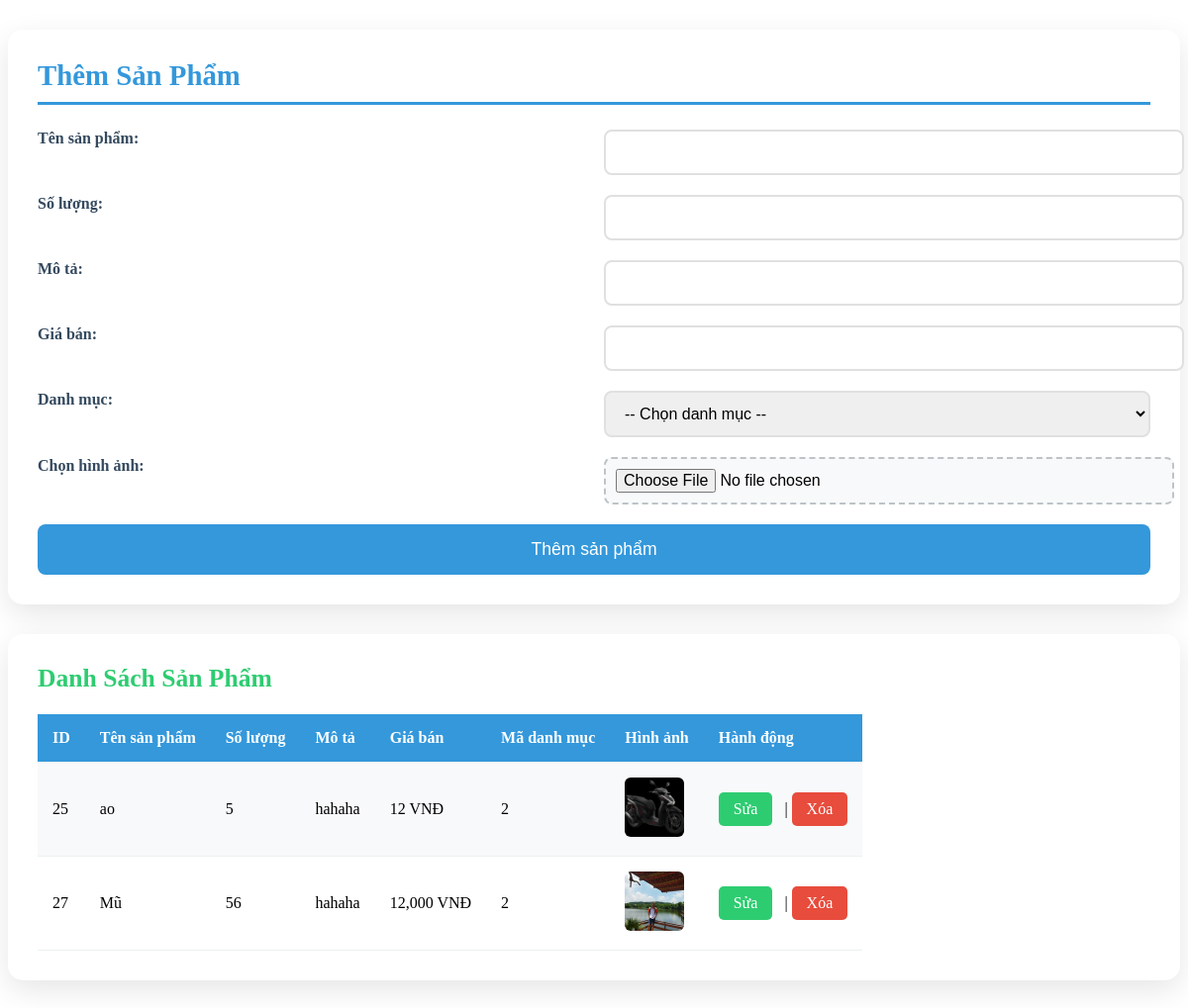
Page /frm/frm_admin/cua_hang.php on the committed database.
### tables this page shows
CREATE TABLE IF NOT EXISTS `san_pham` (
  `ma_san_pham` int NOT NULL AUTO_INCREMENT,
  `ten_sp` varchar(50) NOT NULL,
  `so_luong` int NOT NULL,
  `mo_ta` varchar(100) NOT NULL,
  `gia_ban` double NOT NULL,
  `ma_danh_muc` int NOT NULL,
  `hinh_anh` text NOT NULL,
  PRIMARY KEY (`ma_san_pham`),
  KEY `san_pham_ibfk_1` (`ma_danh_muc`)
);

### frm/frm_admin/cua_hang.php (the view, shortened to what this page needs)
<?php
require_once __DIR__ . "/../../db/config.php";
$editData = null;
?>
<!DOCTYPE html>
<html lang="vi">
<head>
    <link rel="stylesheet" href="/BTL/assets/css_form_admin/cua_hang.css">
</head>
<body>
<div class="product-form-container">
    <h2><?php echo $editData ? "Cập nhật Sản Phẩm" : "Thêm Sản Phẩm"; ?></h2>
    <form action="process_cua_hang.php" method="POST" enctype="multipart/form-data">
        <label>Tên sản phẩm:</label>
        <input type="text" name="ten_sp" required
               value="<?php echo $editData ? htmlspecialchars($editData['ten_sp']) : ''; ?>">
        <label>Số lượng:</label>
        <input type="number" name="so_luong" required
               value="<?php echo $editData ? (int)$editData['so_luong'] : ''; ?>">
        <label>Mô tả:</label>
        <input type="text" name="mo_ta"
               value="<?php echo $editData ? htmlspecialchars($editData['mo_ta']) : ''; ?>">
        <label>Giá bán:</label>
        <input type="number" step="0.01" name="gia_ban" required
               value="<?php echo $editData ? (float)$editData['gia_ban'] : ''; ?>">
        <label>Danh mục:</label>
        <select name="ma_danh_muc" required>
            <option value="">-- Chọn danh mục --</option>
        </select>
        <label>Chọn hình ảnh:</label>
        <input type="file" name="hinh_anh" accept="image/*" <?php echo $editData ? "" : "required"; ?>>
        <button type="submit"
                name="<?php echo $editData ? 'btnCapNhat' : 'btnThemMoi'; ?>">
            <?php echo $editData ? "Cập nhật sản phẩm" : "Thêm sản phẩm"; ?>
        </button>
    </form>
</div>
<div class="product-list-container">
    <h2>Danh Sách Sản Phẩm</h2>
    <table>
        <tr>
            <th>ID</th>
            <th>Tên sản phẩm</th>
            <th>Số lượng</th>
            <th>Mô tả</th>
            <th>Giá bán</th>
            <th>Mã danh mục</th>
            <th>Hình ảnh</th>
            <th>Hành động</th>
        </tr>
        <?php
        $sql = "SELECT * FROM san_pham";
        $result = $conn->query($sql);
        if ($result && $result->num_rows > 0) {
            while ($row = $result->fetch_assoc()) {
                echo "<tr>
                        <td>{$row['ma_san_pham']}</td>
                        <td>{$row['ten_sp']}</td>
                        <td>{$row['so_luong']}</td>
                        <td>{$row['mo_ta']}</td>
                        <td>" . number_format($row['gia_ban']) . " VNĐ</td>
                        <td>{$row['ma_danh_muc']}</td>
                        <td><img src='uploads/{$row['hinh_anh']}' alt='Ảnh SP' width='50'></td>
                        <td>
                            <a href='cua_hang.php?edit={$row['ma_san_pham']}'>Sửa</a> |
                            <a href='process_cua_hang.php?delete={$row['ma_san_pham']}'
                               onclick='return confirm(\"Bạn có chắc muốn xóa?\");'>
                                Xóa
                            </a>
                        </td>
                     </tr>";
            }
        } else {
            echo "<tr><td colspan='9'>Không có sản phẩm nào</td></tr>";
        }
        ?>
    </table>
</div>
</body>
</html>

### assets/css_form_admin/cua_hang.css (style rules this page uses)
.product-form-container, .product-list-container { max-width: 1200px; margin: 30px auto; background: white; padding: 30px; border-radius: 15px; box-shadow: 0 10px 30px rgba(0,0,0,0.1); }
.product-form-container h2 { color: #3498db; margin-top: 0; font-size: 1.8em; border-bottom: 3px solid #3498db; padding-bottom: 10px; }
.product-form-container form { display: grid; grid-template-columns: repeat(2, 1fr); gap: 20px; margin-top: 25px; }
.product-form-container label { font-weight: 600; color: #34495e; margin-bottom: 8px; display: block; }
.product-form-container input, .product-form-container select, .product-form-container textarea { width: 100%; padding: 12px 15px; border: 2px solid #e0e0e0; border-radius: 8px; font-size: 1em; transition: border-color 0.3s ease; }
.product-form-container input[type="file"] { padding: 10px; background: #f8f9fa; border: 2px dashed #bdc3c7; }
.product-form-container button { grid-column: span 2; background-color: #3498db; color: white; padding: 15px 30px; border: none; border-radius: 8px; font-size: 1.1em; cursor: pointer; transition: all 0.3s ease; }
.product-list-container h2 { color: #2ecc71; margin-top: 0; font-size: 1.6em; }
.product-list-container table { width: 100%; border-collapse: collapse; margin-top: 20px; overflow-x: auto; display: block; }
.product-list-container th, .product-list-container td { padding: 15px; text-align: left; border-bottom: 1px solid #ecf0f1; }
.product-list-container th { background-color: #3498db; color: white; font-weight: 600; position: sticky; top: 0; }
.product-list-container tr:nth-child(even) { background-color: #f8f9fa; }
.product-list-container img { width: 60px; height: 60px; object-fit: cover; border-radius: 6px; }
.product-list-container a { color: white; text-decoration: none; padding: 8px 15px; border-radius: 5px; transition: all 0.2s ease; display: inline-block; }
.product-list-container a[href*="edit"] { background-color: #2ecc71; margin-right: 8px; }
.product-list-container a[href*="delete"] { background-color: #e74c3c; }

### rows in the picture
san_pham: ma_san_pham "25", ten_sp "ao", so_luong "5", mo_ta "hahaha", gia_ban "12", ma_danh_muc "2", hinh_anh (picture)
san_pham: ma_san_pham "27", ten_sp "Mũ", so_luong "56", mo_ta "hahaha", gia_ban "12,000", ma_danh_muc "2", hinh_anh (picture)
